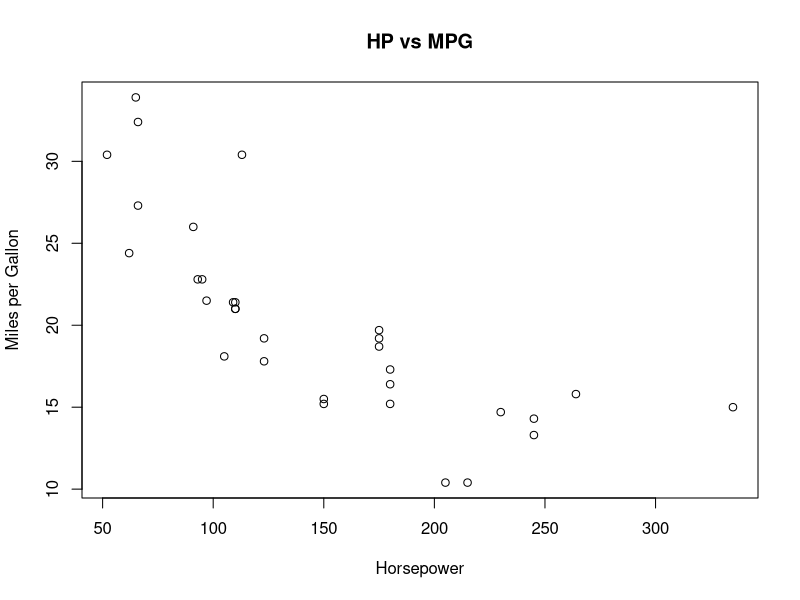
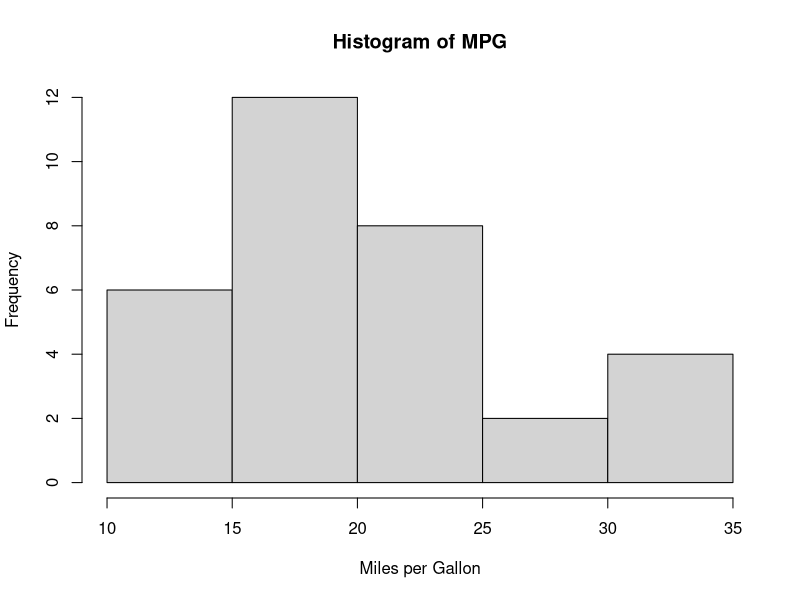
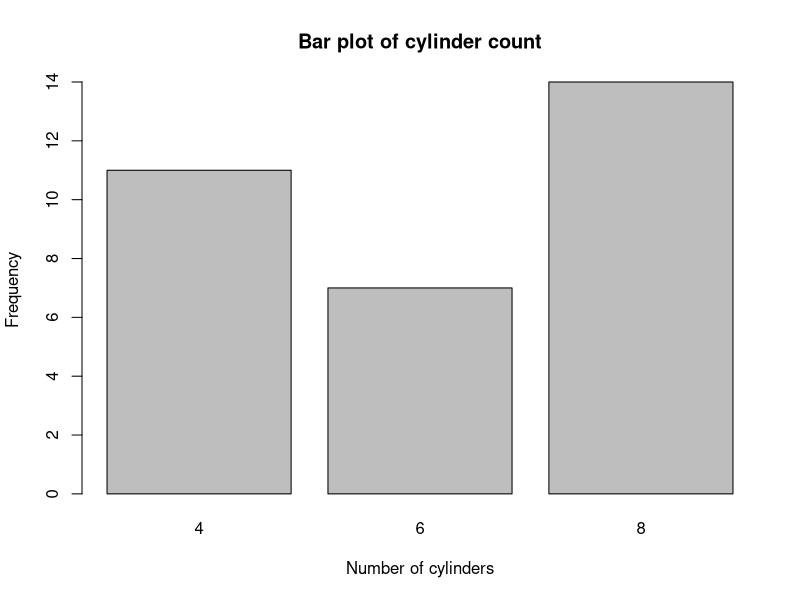
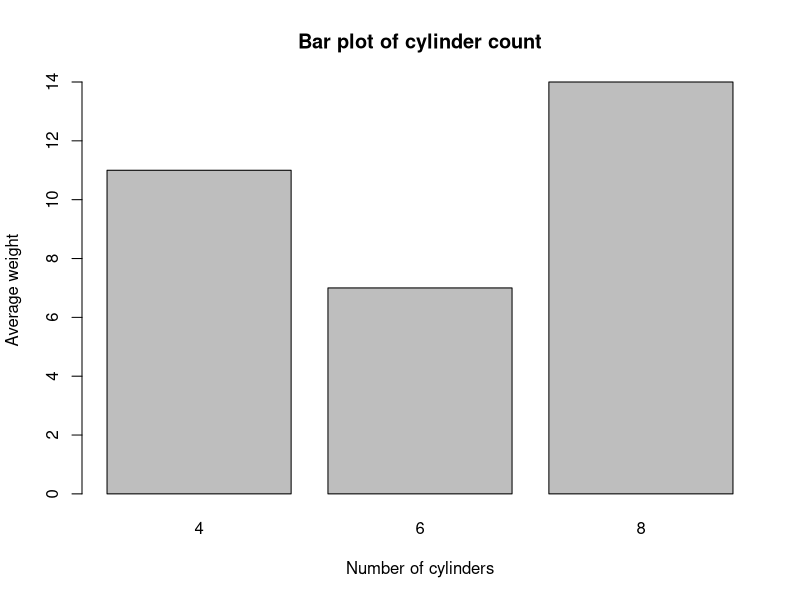
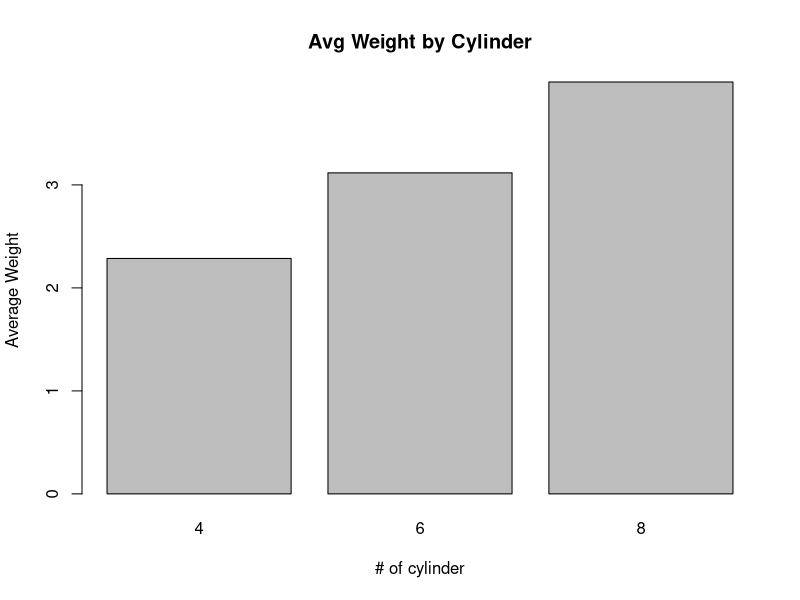
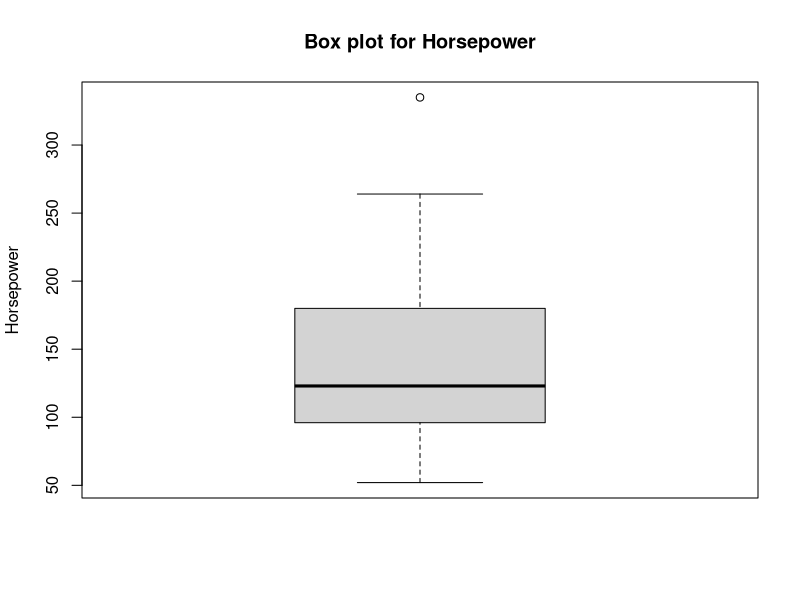
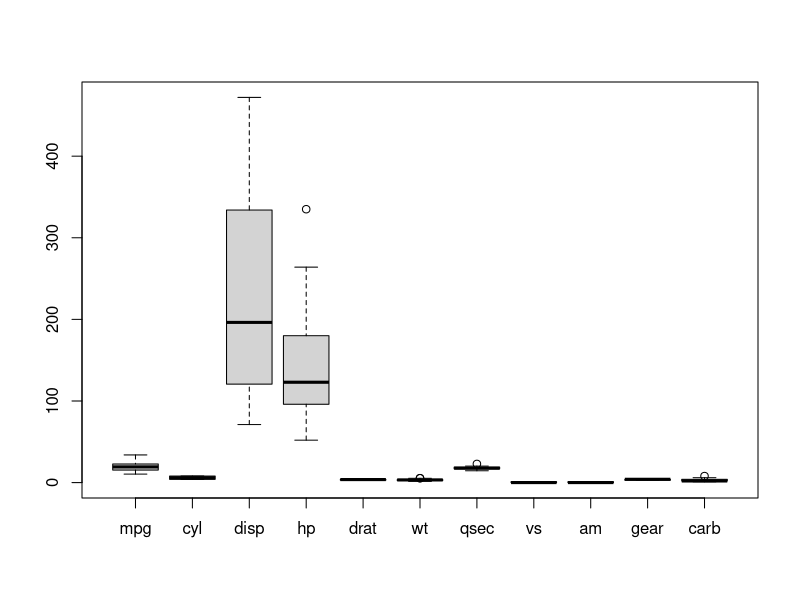
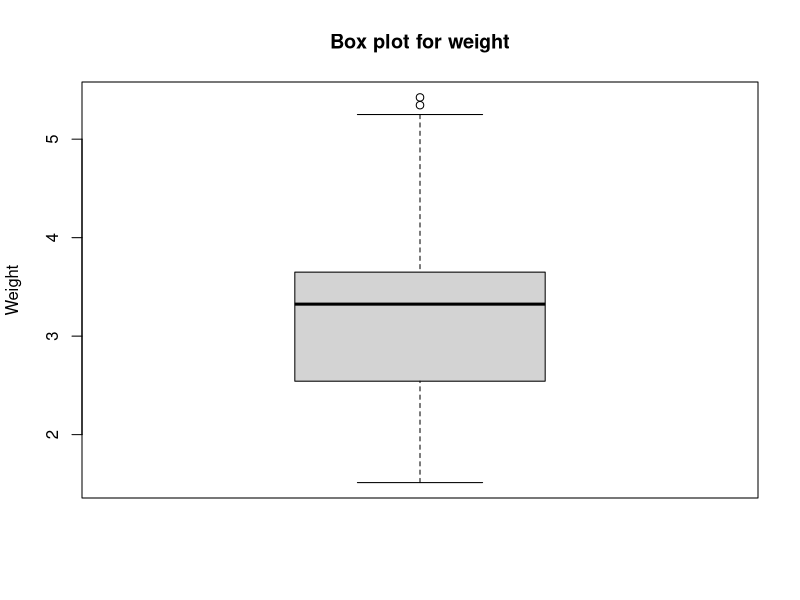

Source code (R) for these figures, in order:
df <- chickwts

head(df)

str(df)

levels(df$feed)

nlevels(df$feed)

# Get mean weight for each feed category. 
dfm <- aggregate(weight ~ feed, data = df, mean)
dfm

dfm_1 <- aggregate(df$weight, by=list(df$feed), mean)
dfm_1

colnames(dfm_1)[1] = "Feed"
colnames(dfm_1)[2] = "Weight"

colnames(dfm_1) <- c("Feed vect","Weight vect")
dfm_1



# Counting the feeds.
dfn <- aggregate(feed ~ feed, data = df, length)
dfn

dfn_ex <- aggregate(df$feed, by = list(df$feed), length)
colnames(dfn_ex) <- c("Feed","Feed Count")

dfn_ex

# importing the datasets mtcars.
data("mtcars")
head(mtcars)


# calculate the mean mpg, wt group by cyl and gear
# Syntax : aggregate(cbind(When two elements) ~ group by element using '+' sing, data ='Datasets', FUN = functionName)
agg_mean = aggregate(cbind(mpg,wt) ~ cyl+gear, data = mtcars , mean)
agg_mean

print(agg_mean)


# Example
# Create data
gender <- c("Male","Female","Male","Female","Male","Female","Male","Female")
product_preference <- c("Product A","Product B","Product C","Product A","Product B","Product C","Product A","Product B")

survey_data <- data.frame(gender,product_preference)
survey_data

# Create cross table (contigency taable)
crossTab <- xtabs(~gender + product_preference,data = survey_data)
crossTab

# Output
#        product_preference
#gender     Product A Product B Product C
#   Female         1         2         1
#   Male           2         1         1


prop_table <- prop.table(crossTab)
prop_table


# ---- Example 2
data("Titanic")
 # View(Titanic)

df_titanic = as.data.frame(Titanic)
head(df_titanic)

crossTab_two <- xtabs(Freq ~ Class + Survived, data = Titanic)
crossTab_two


prop_table <- prop.table(crossTab_two , margin = 1)
prop_table

data(mtcars)
#View(mtcars)
df_cars <- as.data.frame(mtcars)
head(df_cars)



# Plots
# If we use the plot function it is gives the scatter plot.
# scatter plot

plot(x = df_cars$hp , y=df_cars$mpg, xlab = "Horsepower", ylab="Miles per Gallon" , main="HP vs MPG")


# Histogram of mpg
# We use histogram for distribution of same variable by intervals.
# Histogram alway done on a single veriable.

hist(x = df_cars$mpg, xlab="Miles per Gallon", main="Histogram of MPG")



# Bar Plot
# Bar plot of cylinder count.

barplot(table(df_cars$cyl), xlab = "Number of cylinders", ylab = "Frequency", main = "Bar plot of cylinder count")



# Bar plot of count cylinder
table(df_cars$cyl)
barplot(table(df_cars$cyl), xlab = "Number of cylinders", ylab="Average weight", main="Bar plot of cylinder count")

# Bar plot for mean of wt by cyl( distribution of categorical variable)
df_mean_weight <- aggregate(wt ~ cyl,data=mtcars,mean)
df_mean_weight

barplot(df_mean_weight$wt, names.arg = df_mean_weight$cyl, xlab="# of cylinder" , ylab="Average Weight", main="Avg Weight by Cylinder")


# It gives the statistical distribution of each variable.
# Box plot only gives the information about one variable.
# It tells us about the outliers.

boxplot(df_cars$hp, ylab = "Horsepower",main="Box plot for Horsepower")

boxplot(mtcars) # We use it when all the variable are in the same scale.

# Checking the outlier in the data (used in EDA)
outlier_start <- lapply(mtcars, boxplot.stats)
outlier_start

boxplot(df_cars$wt, ylab="Weight",main="Box plot for weight")



